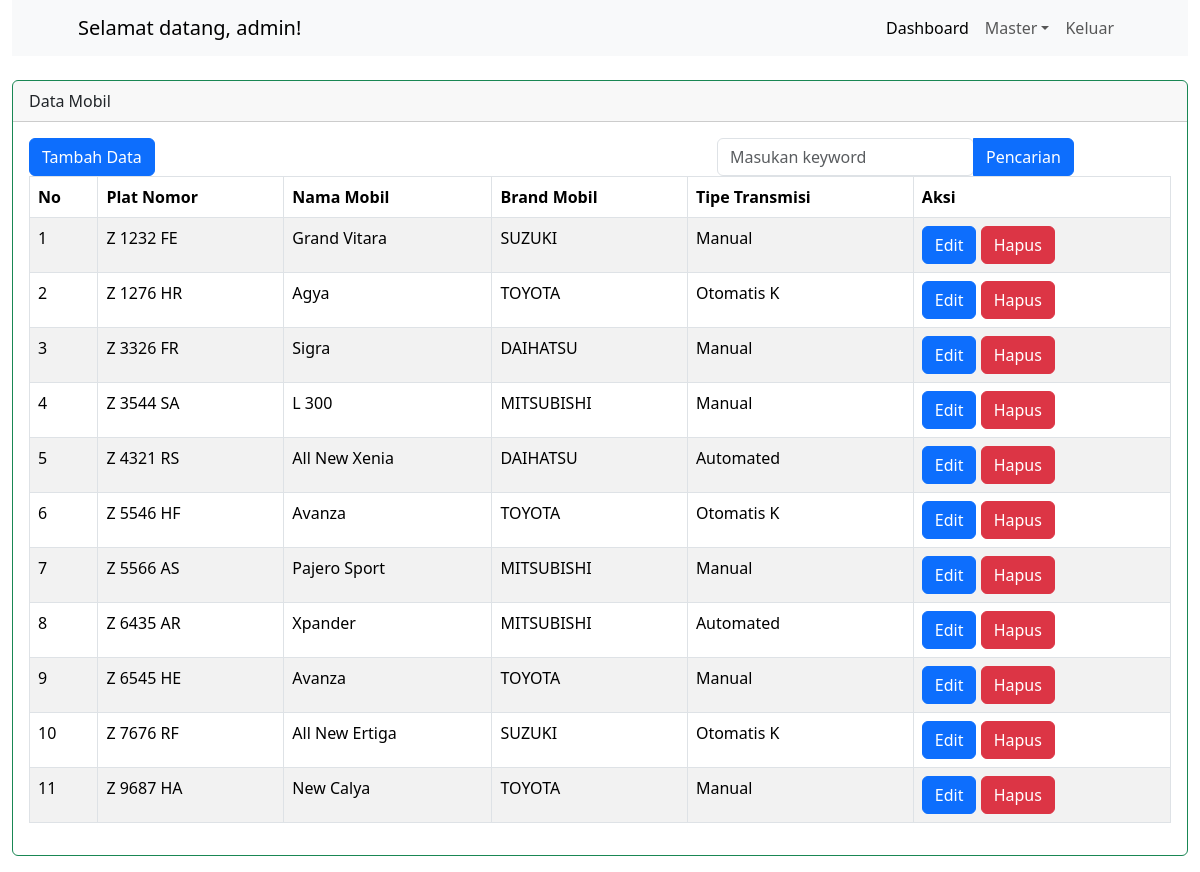
Screenshot of /tampil_data_mobil.php (signed in) with the database file from the repository.
### tables this page shows
CREATE TABLE `tbl_mobil_vikri` (
  `no_plat_vikri` varchar(10) NOT NULL,
  `nama_mobil_vikri` varchar(25) NOT NULL,
  `brand_mobil_vikri` varchar(25) NOT NULL,
  `tipe_transmisi_vikri` varchar(10) NOT NULL
);

### tampil_data_mobil.php (the view, shortened to what this page needs)
<!DOCTYPE html>
<html lang="en">
<head>
<link rel="stylesheet" type="text/css" href="https://cdnjs.cloudflare.com/ajax/libs/font-awesome/5.13.0/css/all.min.css">
<link href="bootstrap-5.3.2-dist/css/bootstrap.min.css" rel="stylesheet" >
</head>
<body>
<div class="container-fluid">
<div class="row">
<div class="col-md-12 mb-4">
<?php include "menu.php";?>
</div>
</div>
<div class="card border-success mb-3" >
<div class="card-header">Data Mobil</div>
<div class="card-body text-success">
<div class="row">
<div class="col-md-5">
<a href='data_mobil.php' class='btn btn-primary'>Tambah Data</a>
</div>
<div class="col-md-6 ">
<form action="cari_data_mobil.php" method="GET">
<div class="btn-group float-end" role="group" >
<input type="text" name="keyword" class="form-control"
placeholder="Masukan keyword" required>
<button type="submit" class="btn btn-primary">Pencarian</button>
</div>
</form>
</div>
</div>
<div class="row">
<div class="col-md-12">
<table class="table table-bordered table-striped table-hover">
<thead>
<tr>
<th>No</th>
<th>Plat Nomor</th>
<th>Nama Mobil</th>
<th>Brand Mobil</th>
<th>Tipe Transmisi</th>
<th>Aksi</th>
</tr>
</thead>
<?php
include "koneksi.php";
$i = 0;
$tampil = mysqli_query($koneksi, "SELECT * FROM tbl_mobil_vikri");
while ($data = mysqli_fetch_array($tampil)) {
    $i++;
    ?>
<tr>
<td><?=$i?></td>
<td><?=$data['no_plat_vikri']?></td>
<td><?=$data['nama_mobil_vikri']?></td>
<td><?=$data['brand_mobil_vikri']?></td>
<td><?=$data['tipe_transmisi_vikri']?></td>
<td>
<a href="edit_data_mobil.php?no_plat_vikri=<?=$data['no_plat_vikri']?>" class='btn
btn-primary'>Edit</a>
<a href="delete_data_mobil.php?no_plat_vikri=<?=$data['no_plat_vikri']?>"
class='btn btn-danger' onclick="return confirm('Apakah anda yakin ingin menghapus ini ?')">Hapus</a>
</td>
</tr>
<?php
}
?>
</table>
</div>
</div>
</div>
</div>
</div>
</body>
</html>

### rows the page displays
tbl_mobil_vikri: no_plat_vikri "Z 1232 FE", nama_mobil_vikri "Grand Vitara", brand_mobil_vikri "SUZUKI", tipe_transmisi_vikri "Manual"
tbl_mobil_vikri: no_plat_vikri "Z 1276 HR", nama_mobil_vikri "Agya", brand_mobil_vikri "TOYOTA", tipe_transmisi_vikri "Otomatis K"
tbl_mobil_vikri: no_plat_vikri "Z 3326 FR", nama_mobil_vikri "Sigra", brand_mobil_vikri "DAIHATSU", tipe_transmisi_vikri "Manual"
tbl_mobil_vikri: no_plat_vikri "Z 3544 SA", nama_mobil_vikri "L 300", brand_mobil_vikri "MITSUBISHI", tipe_transmisi_vikri "Manual"
tbl_mobil_vikri: no_plat_vikri "Z 4321 RS", nama_mobil_vikri "All New Xenia", brand_mobil_vikri "DAIHATSU", tipe_transmisi_vikri "Automated"
tbl_mobil_vikri: no_plat_vikri "Z 5546 HF", nama_mobil_vikri "Avanza", brand_mobil_vikri "TOYOTA", tipe_transmisi_vikri "Otomatis K"
tbl_mobil_vikri: no_plat_vikri "Z 5566 AS", nama_mobil_vikri "Pajero Sport", brand_mobil_vikri "MITSUBISHI", tipe_transmisi_vikri "Manual"
tbl_mobil_vikri: no_plat_vikri "Z 6435 AR", nama_mobil_vikri "Xpander", brand_mobil_vikri "MITSUBISHI", tipe_transmisi_vikri "Automated"
tbl_mobil_vikri: no_plat_vikri "Z 6545 HE", nama_mobil_vikri "Avanza", brand_mobil_vikri "TOYOTA", tipe_transmisi_vikri "Manual"
tbl_mobil_vikri: no_plat_vikri "Z 7676 RF", nama_mobil_vikri "All New Ertiga", brand_mobil_vikri "SUZUKI", tipe_transmisi_vikri "Otomatis K"
tbl_mobil_vikri: no_plat_vikri "Z 9687 HA", nama_mobil_vikri "New Calya", brand_mobil_vikri "TOYOTA", tipe_transmisi_vikri "Manual"

### other values shown
$_SESSION['username_vikri'] "admin"
